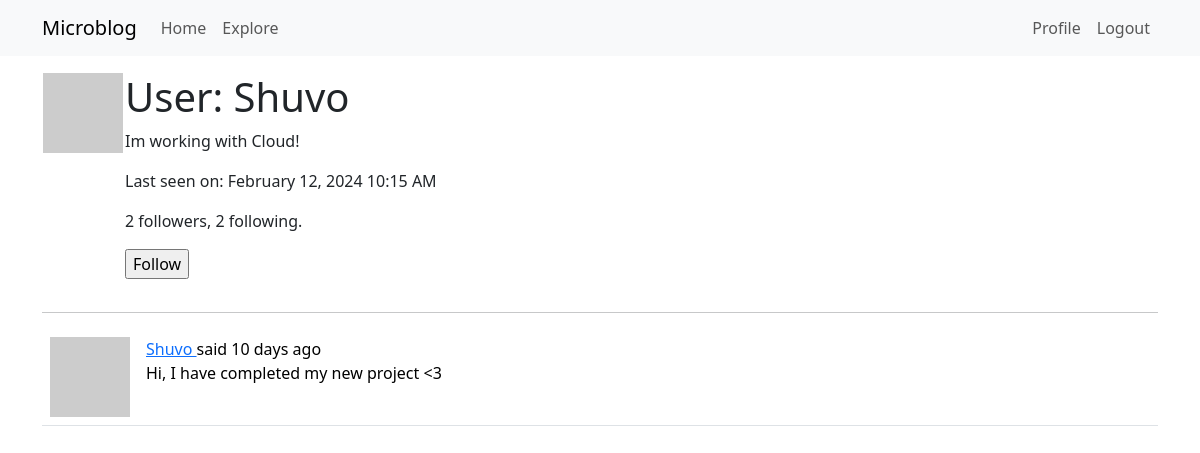
/user/Shuvo (signed in), run on an earlier commit of the app's database.
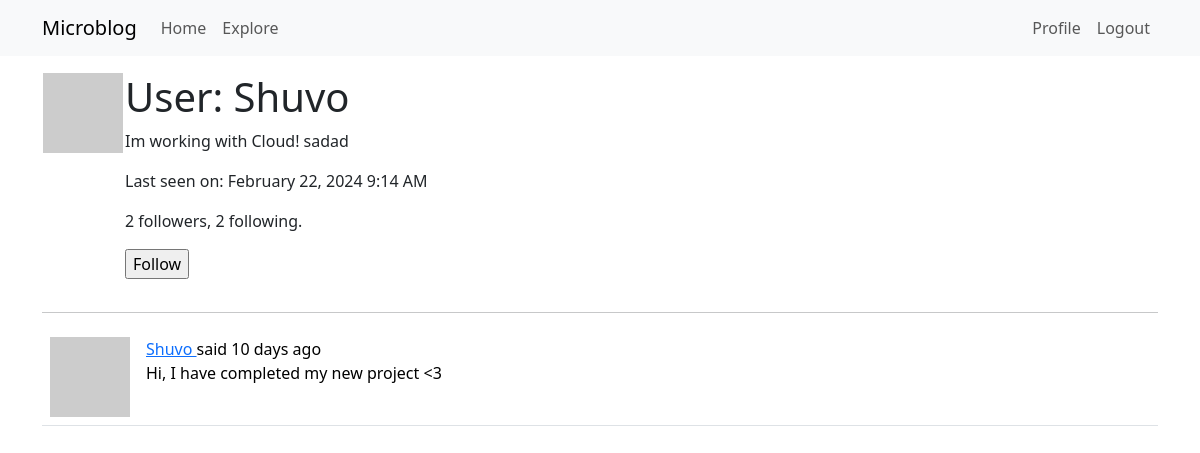
And on a later commit of the database.
### app/models.py (models this page shows, shortened)
class PaginatedAPIMixin(object):
    @staticmethod
    def to_collection_dict(query, page, per_page, endpoint, **kwargs):
        resources = db.paginate(query, page=page, per_page=per_page,
                                error_out=False)
        data = {
            'items': [item.to_dict() for item in resources.items],
            '_meta': {
                'page': page,
                'per_page': per_page,
                'total_pages': resources.pages,
                'total_items': resources.total
            },
            '_links': {
                'self': url_for(endpoint, page=page, per_page=per_page,
                                **kwargs),
                'next': url_for(endpoint, page=page + 1, per_page=per_page,
                                **kwargs) if resources.has_next else None,
                'prev': url_for(endpoint, page=page - 1, per_page=per_page,
                                **kwargs) if resources.has_prev else None
            }
        }
        return data

class User(PaginatedAPIMixin, UserMixin, db.Model):
    id: so.Mapped[int] = so.mapped_column(primary_key=True)
    username: so.Mapped[str] = so.mapped_column(sa.String(64), index=True, unique=True)
    email: so.Mapped[str] = so.mapped_column(sa.String(120), index=True, unique=True)
    password_hash: so.Mapped[Optional[str]] = so.mapped_column(sa.String(256))
    posts: so.WriteOnlyMapped['Post'] = so.relationship(back_populates='author')
    about_me: so.Mapped[Optional[str]] = so.mapped_column(sa.String(140))
    last_seen: so.Mapped[Optional[datetime]] = so.mapped_column(default=lambda: datetime.now(timezone.utc))
    following: so.WriteOnlyMapped['User'] = so.relationship(secondary=followers, primaryjoin=(followers.c.follower_id == id),
        secondaryjoin=(followers.c.followed_id == id), back_populates='followers')
    followers: so.WriteOnlyMapped['User'] = so.relationship(secondary=followers, primaryjoin=(followers.c.followed_id == id),
        secondaryjoin=(followers.c.follower_id == id), back_populates='following')
    token: so.Mapped[Optional[str]] = so.mapped_column(sa.String(32), index=True, unique=True)
    token_expiration: so.Mapped[Optional[datetime]]
    def avatar(self, size):
        digest = md5(self.email.lower().encode('utf-8')).hexdigest()
        return f'https://www.gravatar.com/avatar/{digest}?d=identicon&s={size}'
    def is_following(self, user):
        query = self.following.select().where(User.id == user.id)
        return db.session.scalar(query) is not None
    def followers_count(self):
        query = sa.select(sa.func.count()).select_from(
            self.followers.select().subquery())
        return db.session.scalar(query)
    def following_count(self):
        query = sa.select(sa.func.count()).select_from(
            self.following.select().subquery())
        return db.session.scalar(query)

class Post(db.Model):
    id: so.Mapped[int] = so.mapped_column(primary_key=True)
    body: so.Mapped[str]= so.mapped_column(sa.String(140))
    timestamp: so.Mapped[datetime] = so.mapped_column(index=True, default= lambda: datetime.now(timezone.utc))
    user_id: so.Mapped[int] = so.mapped_column(sa.ForeignKey(User.id),index=True)
    author: so.Mapped[User] = so.relationship(back_populates='posts')
    language: so.Mapped[Optional[str]] = so.mapped_column(sa.String(5))
    @login.user_loader
    def load_user(id):
        return db.session.get(User, int(id))

### app/main/routes.py (the view)
@bp.route('/user/<username>')
@login_required
def user(username):
    user = db.first_or_404(sa.select(User).where(User.username == username))
    page = request.args.get('page', 1, type=int)
    query = user.posts.select().order_by(Post.timestamp.desc())
    posts = db.paginate(query, page=page,
                        per_page=current_app.config['POSTS_PER_PAGE'],
                        error_out=False)
    next_url = url_for('main.user', username=user.username,
                       page=posts.next_num) if posts.has_next else None
    prev_url = url_for('main.user', username=user.username,
                       page=posts.prev_num) if posts.has_prev else None
    form = EmptyForm()
    return render_template('user.html', user=user, posts=posts.items,
                           next_url=next_url, prev_url=prev_url, form=form)

### app/main/forms.py
class EmptyForm(FlaskForm):
    submit = SubmitField('Submit')

### app/__init__.py (called while the page is built)
def get_locale():
    return request.accept_languages.best_match(current_app.config['LANGUAGES'])

### app/main/routes.py (called while the page is built)
@bp.before_app_request
def before_request():
    if current_user.is_authenticated:
        current_user.last_seen = datetime.now(timezone.utc)
        db.session.commit()
    g.locale = str(get_locale())

### app/templates/user.html (shortened to what this page needs)
{% extends "base.html" %}
{% block content %}
<table>
  <tr valign="top">
    <td><img src="{{ user.avatar(128) }}"></td>
    <td>
      <h1>User: {{ user.username }}</h1>
      {% if user.about_me %}<p>{{ user.about_me }}</p>{% endif %}
      {% if user.last_seen %}<p>Last seen on: {{ moment(user.last_seen).format('LLL') }}</p>{% endif %}
      <p>{{ user.followers_count() }} followers, {{ user.following_count() }} following.</p>
      {% if user == current_user %}
      <p><a href="{{ url_for('main.edit_profile') }}">Edit your profile</a></p>
      {% elif not current_user.is_following(user) %}
      <p>
      <form action="{{ url_for('main.follow', username=user.username) }}" method="post">
        {{ form.submit(value='Follow') }}
      </form>
      </p>
      {% endif %}
    </td>
  </tr>
</table>
<hr>
{% for post in posts %}
{% include '_post.html' %}
{% endfor %}
{% endblock %}

### app/templates/base.html (shortened to what this page needs)
<!doctype html>
<html lang="en">
<head>
  <link href="https://cdn.jsdelivr.net/npm/bootstrap@5.3.2/dist/css/bootstrap.min.css" rel="stylesheet"
>
</head>
<body>
  <nav class="navbar navbar-expand-lg bg-body-tertiary">
    <div class="container">
      <a class="navbar-brand" href="{{ url_for('main.index') }}">Microblog</a>
      <div class="collapse navbar-collapse" id="navbarSupportedContent">
        <ul class="navbar-nav me-auto mb-2 mb-lg-0">
          <li class="nav-item">
            <a class="nav-link" aria-current="page" href="{{ url_for('main.index') }}">Home</a>
          </li>
          <li class="nav-item">
            <a class="nav-link" aria-current="page" href="{{ url_for('main.explore') }}">Explore</a>
          </li>
        </ul>
        <ul class="navbar-nav mb-2 mb-lg-0">
          {% if current_user.is_anonymous %}
          <li class="nav-item">
            <a class="nav-link" aria-current="page" href="{{ url_for('auth.login') }}">Login</a>
          </li>
          {% else %}
          <li class="nav-item">
            <a class="nav-link" aria-current="page"
              href="{{ url_for('main.user', username=current_user.username) }}">Profile</a>
          </li>
          <li class="nav-item">
            <a class="nav-link" aria-current="page" href="{{ url_for('auth.logout') }}">Logout</a>
          </li>
          {% endif %}
        </ul>
      </div>
    </div>
  </nav>
  <div class="container mt-3">
    {% block content %}{% endblock %}
  </div>
</body>
</html>

### app/templates/_post.html (shortened to what this page needs)
<table class="table table-hover">
  <tr>
    <td width="70px">
      <a href="{{ url_for('main.user', username=post.author.username) }}">
        <img src="{{ post.author.avatar(70) }}" />
      </a>
    </td>
    <td>
      {{ _('%(username)s said %(when)s',
      username=user_link, when=moment(post.timestamp).fromNow()) }}
      <br>
      {{ post.body }}
    </td>
  </tr>
</table>

What changed in the data, as far as the page shows it:
changed User "Shuvo": about_me "Im working with Cloud!" → "Im working with Cloud! sadad"; last_seen "February 12, 2024 10:15 AM" → "February 22, 2024 9:14 AM"
